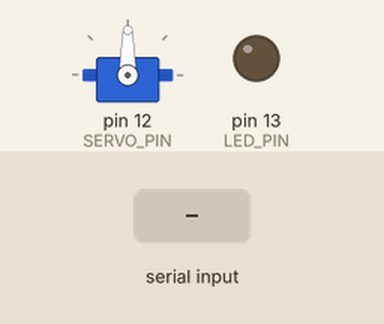
The sketch below on a simulated Arduino Uno, built with avr-gcc and run on an emulated ATmega328P. Shown: servo, output pins drawn as LEDs (lit = HIGH). The test bench sets the inputs (shaded band).

Above: at 1.2 s.
1.3 s: "30,150\n" received over the second serial link
At 2.1 s:
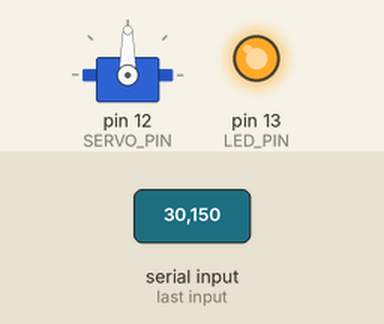
Timing chart, 0 to 4.3 s (numbered marks = the images above; inputs shaded):
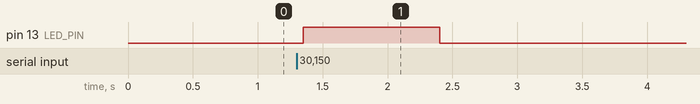

The sketch:

bluetooth_tutorial.ino
```cpp
#include <SoftwareSerial.h>
#include <Servo.h>

#define LED_PIN 13
#define RX_PIN 10
#define TX_PIN 11
#define SERVO_PIN 12

#define MAX_BYTES_TO_READ 3
#define MAX_BYTES_TO_WRITE 4
#define INTERUPT_PERIOD 1000000


SoftwareSerial bluetooth(RX_PIN,TX_PIN);
//int bluetooth_data;
char bluetooth_data[MAX_BYTES_TO_READ];
char send_buffer[MAX_BYTES_TO_WRITE];
Servo testServo;
int receive_valid_count = 0;
int old_receive_count = 0;
int send_count = 0;

void setup(){
  testServo.attach(SERVO_PIN);
  bluetooth.begin(9600);
  pinMode(LED_PIN,OUTPUT);
  //Timer3.initialize();
  //Timer3.attachInterrupt(sendInterrupt,INTERUPT_PERIOD);
  //Timer3.start();
}

void loop(){

   if(bluetooth.available()){
      bluetooth.readBytes(bluetooth_data,MAX_BYTES_TO_READ);
      int servoAngle = atoi(bluetooth_data);
      int ledValue = map(servoAngle,0,180,0,255);
      if(servoAngle >= 0 && servoAngle <= 180){
          //testServo.write(servoAngle);
          analogWrite(LED_PIN,ledValue);
          receive_valid_count++;
      }
   }
   delay(50);
  /*if(receive_valid_count != old_receive_count){
     old_receive_count = receive_valid_count;
     if(receive_valid_count % 2 == 0){
       bluetooth.write("E.");
     }else{
       bluetooth.write("O.");
     }
   }*/
}

void sendInterrupt(){
    if(send_count % 2 == 0){
       bluetooth.write("E.");
     }else{
       bluetooth.write("O.");
     }
     send_count++;
}
```

Measured:
- after the input at 1.3 s, pin 13 (LED_PIN): LOW → HIGH after 0.05 s, → LOW 1.0 s later
